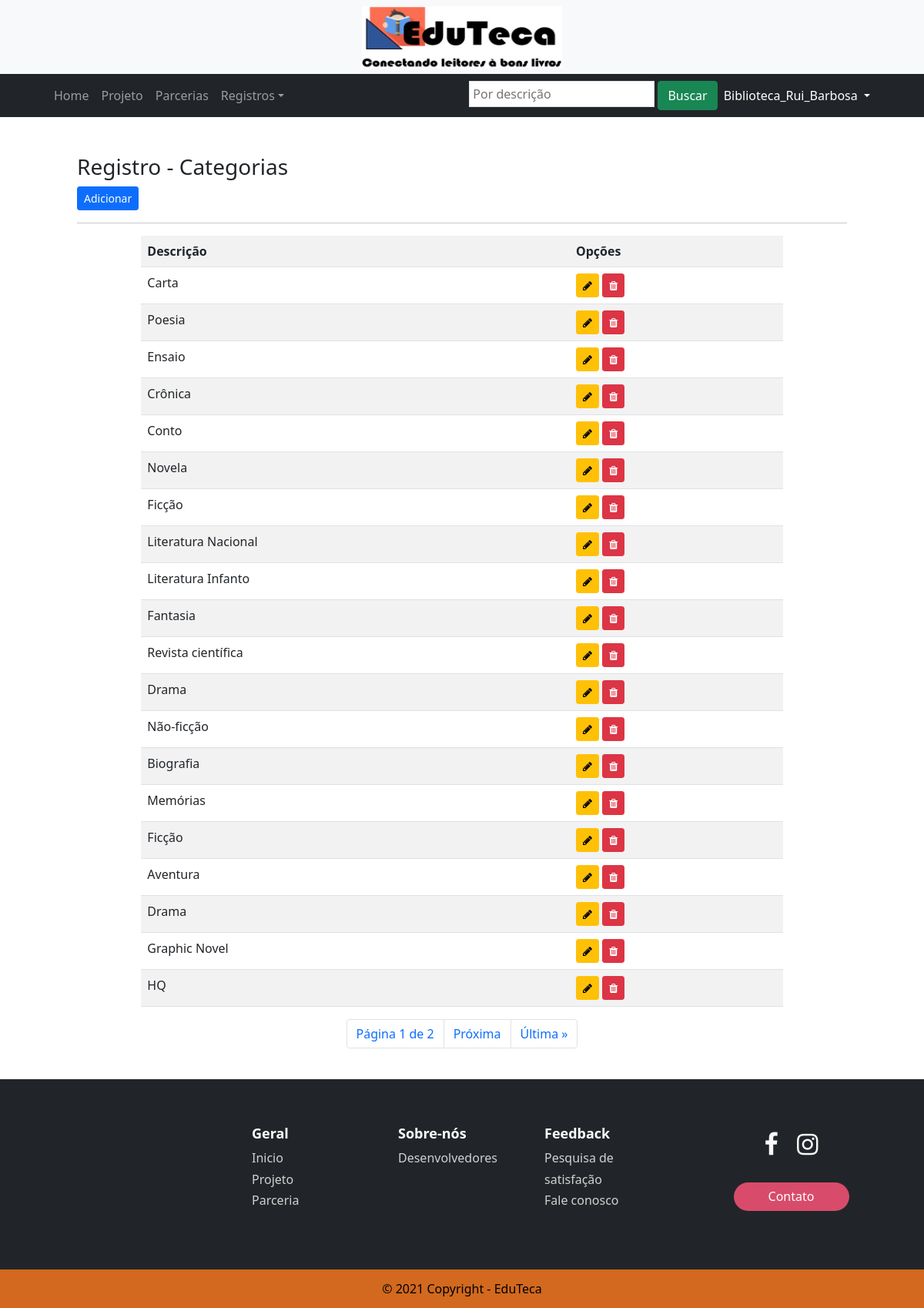
The app's page /listar/categorias/ (signed in) with its own data.
### cadastros/models.py (models this page shows, shortened)
class Categoria(models.Model):
    genero = models.ForeignKey(Genero, on_delete=models.PROTECT, null=True)
    descricao = models.CharField(max_length=20, verbose_name="Descrição")

### cadastros/views.py (the view)
# urls.py: path('listar/categorias/', CategoriaList.as_view(), name='listar-categorias'),
class CategoriaList(LoginRequiredMixin, ListView):
    login_url = reverse_lazy('login')
    model = Categoria
    template_name = 'cadastros/listas/categoria.html'
    paginate_by = 20
    def get_queryset(self):
        s = self.request.GET.get('seach')
        if s:
            categorias = Categoria.objects.filter(descricao__icontains=s)
        else:
            categorias = Categoria.objects.all()
        return categorias

### cadastros/templates/cadastros/listas/categoria.html (shortened to what this page needs)
{% extends 'paginas/modelo.html' %}
{% load static %}
{% block barra %}
<form action="?" method="GET">
    <input type="text" name="seach" id="" value="{{ request.GET.seach }}" class="p-1 border" autocomplete="off" placeholder="Por descrição">
    <button type="submit" class="btn btn-success">Buscar</button>
</form>
{% endblock %}
{% block conteudo %}
<div class="col-md-10 mx-auto">
    <br>
    <h3>Registro - Categorias</h3>
    <a href="{% url 'cadastrar-categoria' %}" class="btn btn-primary btn-sm">Adicionar</a>
    <hr>
    <div class="table-responsive col-md-10 mx-auto">
        <table class="table table-striped">
            <tr>
                <th>Descrição</th>
                <th>Opções</th>
            </tr>
            {% for categoria in object_list %}
            <tr>
                <td>{{ categoria.descricao }}</td>
                <td>
                    <a href="{% url 'atualizar-categoria' categoria.pk %}" class="btn btn-warning btn-sm" title="Atualizar"><i class="fa fa-pencil" aria-hidden="true"></i>
                    </a>
                    <a href="{% url 'excluir-categoria' categoria.pk %}" class="btn btn-danger btn-sm" title="Excluir"><i class="fa fa-trash" aria-hidden="true"></i>
                    </a>
                </td>
            </tr>
            {% empty %}
            <tr>
                <td colspan="3"> Nenhum registro identificado!</td>
            </tr>
            {% endfor %}
        </table>
    </div>
    <ul class="pagination justify-content-center">
        <li class="page-item">
            <span class="page-link">Página {{ page_obj.number }} de {{ page_obj.paginator.num_pages }}</span></li>
        {% if page_obj.has_next %}
            {% if request.GET.nome %}
                <li class="page-item"><a class="page-link" href="?page={{ page_obj.next_page_number }}&nome={{request.GET.nome}}">Próxima</a></li>
                <li class="page-item"><a class="page-link" href="?page={{ page_obj.paginator.num_pages }}&nome={{request.GET.nome}}">Última &raquo;</a></li>
            {% else %}
                <li class="page-item"><a class="page-link" href="?page={{ page_obj.next_page_number }}">Próxima</a></li>
                <li class="page-item"><a class="page-link" href="?page={{ page_obj.paginator.num_pages }}">Última &raquo;</a></li>
            {% endif %}
        {% endif %}
    </ul>
</div>
{% endblock %}

### paginas/templates/paginas/modelo.html (shortened to what this page needs)
{% load static %}
<!DOCTYPE html>
<html lang="pt-br">
  <head>
    <link href="https://cdn.jsdelivr.net/npm/bootstrap@5.1.3/dist/css/bootstrap.min.css" rel="stylesheet"
 />
    <link rel="stylesheet" href="http://cdnjs.cloudflare.com/ajax/libs/font-awesome/4.6.3/css/font-awesome.min.css" />
    <link href="{% static 'css/carousel.css' %}" rel="stylesheet" />
    <link href="{% static 'css/footer-with-button-logo.css' %}" rel="stylesheet" />
    <link rel="stylesheet" type="text/css" href="https://cdn.datatables.net/v/bs4/dt-1.11.3/datatables.min.css" />
  </head>
  <body>
    {% block menu %}
      <nav class="navbar col-12 m-auto navbar-expand-lg navbar-light bg-light" style="top:0%;z-index: 999">
        <div class="container-fluid col-11 m-auto">
          <img src="{% static 'img/logo.jpg' %}" class="d-block col-12 m-auto center" style="height: 80px;width: 260px;">
        </div>
      </nav>
      <nav class="navbar col-12 m-auto navbar-expand-lg navbar-dark bg-dark" style="top:0%;z-index: 999">
        <div class="container-fluid col-11 m-auto">
          <div class="collapse navbar-collapse" id="navbarSupportedContent">
            <ul class="navbar-nav me-auto mb-2 mb-lg-0">
              <li class="nav-item">
                <a class="nav-link" aria-current="page" href="{% url 'index' %}">Home</a>
              </li>
              <li class="nav-item">
                <a class="nav-link" target="_blank" href="{% url 'sobre'%}">Projeto</a>
              </li>
              <li class="nav-item">
                <a class="nav-link" href="{% url 'parceria' %}">Parcerias</a>
              </li>
              {% if request.user.is_authenticated %}
              <li class="nav-item dropdown">
                <a class="nav-link dropdown-toggle" href="#" id="navbarDropdown" role="button" data-bs-toggle="dropdown"
                  aria-expanded="false">Registros</a>
              </li>
            {% endif %}
          </ul>
            {% block barra %}{% endblock %}
            {% if request.user.is_authenticated %}
            <ul class="navbar-nav">
              <li class="nav-item dropdown">
                <a class="nav-link dropdown-toggle text-white" href="#" id="navbarDropdownMenuLink" role="button"
                  data-toggle="dropdown" aria-haspopup="true" aria-expanded="false">
                  <span id="username">{{ request.user }}</span>
                </a>
              </li>
              {% else %}
              <li style="display:link;" class="nav-item">
                <a class="text-white" href="{% url 'login' %}">
                  <i class="fa fa-sign-in" aria-hidden="true"></i>Login</a>
              </li>
              {% endif %}
            </ul>
          </div>
        </div>
      </nav>
    {% endblock %}
    <br>
    {% block conteudo %} {% endblock %}
    {% block rodape %}
      <br>
      <footer id="myFooter" class="bg-dark text-light">
        <div class="container bg-dark text-light">
          <div class="row">
            <div class="col-sm-3">
            </div>
            <div class="col-sm-2">
              <h5>Geral</h5>
              <ul>
                <li><a href="{% url 'index' %}">Inicio</a></li>
                <li><a href="{% url 'sobre' %}">Projeto</a></li>
                <li><a href="{% url 'parceria' %}">Parceria</a></li>
              </ul>
            </div>
            <div class="col-sm-2">
              <h5>Sobre-nós</h5>
              <ul>
                <li><a href="{% url 'desenvolvedor' %}">Desenvolvedores</a></li>
              </ul>
            </div>
            <div class="col-sm-2">
              <h5>Feedback</h5>
              <ul>
                {% if request.user.is_authenticated %}
                <li><a href="{% url 'satisfacaoBibli' %}">Pesquisa de satisfação</a></li>
                {% else %}
                <li><a href="{% url 'satisfacaoUser' %}">Pesquisa de satisfação</a></li>
                {% endif %}
                <li><a href="{% url 'faleConosco' %}">Fale conosco</a></li>
              </ul>
            </div>
            <div class="col-sm-3">
              <div class="social-networks">
                <a href="https://www.facebook.com/conectandoEduTeca" class="facebook"><i class="fa fa-facebook"></i></a>
                <a href="https://www.instagram.com/projeto.eduteca/" class="instagram"><i class="fa fa-instagram"></i></a>
              </div>
              <a href="https://forms.gle/1y8Ews1Mo9mPAmTK9">
                <button type="button" class="btn btn-default">Contato</button>
              </a>
            </div>
          </div>
        </div>
        <div class="footer-copyright" style="background-color:chocolate;">
          <p style="color: black;">© 2021 Copyright - EduTeca</p>
        </div>
      </footer>
    {% endblock %}
  </body>
</html>

### static/css/carousel.css (style rules this page uses)
@media (min-width: 768px) { .navbar { top: 99px; } }

### static/css/footer-with-button-logo.css (style rules this page uses)
#myFooter { background-color: #3c3d41; color: white; padding-top: 30px; }
#myFooter .footer-copyright { background-color: #333333; padding-top: 3px; padding-bottom: 3px; text-align: center; }
#myFooter .row { margin-bottom: 60px; }
#myFooter .footer-copyright p { margin: 10px; color: #ccc; }
#myFooter ul { list-style-type: none; padding-left: 0; line-height: 1.7; }
#myFooter h5 { font-size: 18px; color: white; font-weight: bold; margin-top: 30px; }
#myFooter a { color: #d2d1d1; text-decoration: none; }
#myFooter .social-networks { text-align: center; padding-top: 30px; padding-bottom: 16px; }
#myFooter .social-networks a { font-size: 32px; color: #f9f9f9; padding: 10px; transition: 0.2s; }
#myFooter .btn { color: white; background-color: #d84b6b; border-radius: 20px; border: none; width: 150px; display: block; margin: 0 auto; margin-top: 10px; line-height: 25px; }
html { height: 100%; }
body { display: flex; display: -webkit-flex; flex-direction: column; -webkit-flex-direction: column; height: 100%; }
#myFooter { flex: 0 0 auto; -webkit-flex: 0 0 auto; }

### paginas/templates/paginas/modelo.html (style rules this page uses)
body { background-color: white; }

### records on screen
Categoria: descricao "Carta"
Categoria: descricao "Poesia"
Categoria: descricao "Ensaio"
Categoria: descricao "Crônica"
Categoria: descricao "Conto"
Categoria: descricao "Novela"
Categoria: descricao "Ficção"
Categoria: descricao "Literatura Nacional"
Categoria: descricao "Literatura Infanto"
Categoria: descricao "Fantasia"
Categoria: descricao "Revista científica"
Categoria: descricao "Drama"
Categoria: descricao "Não-ficção"
Categoria: descricao "Biografia"
Categoria: descricao "Memórias"
Categoria: descricao "Ficção"
Categoria: descricao "Aventura"
Categoria: descricao "Drama"
Categoria: descricao "Graphic Novel"
Categoria: descricao "HQ"

### other values on screen
{{ request.user }} "Biblioteca_Rui_Barbosa"
{{ page_obj.number }} "1"
{{ page_obj.paginator.num_pages }} "2"
